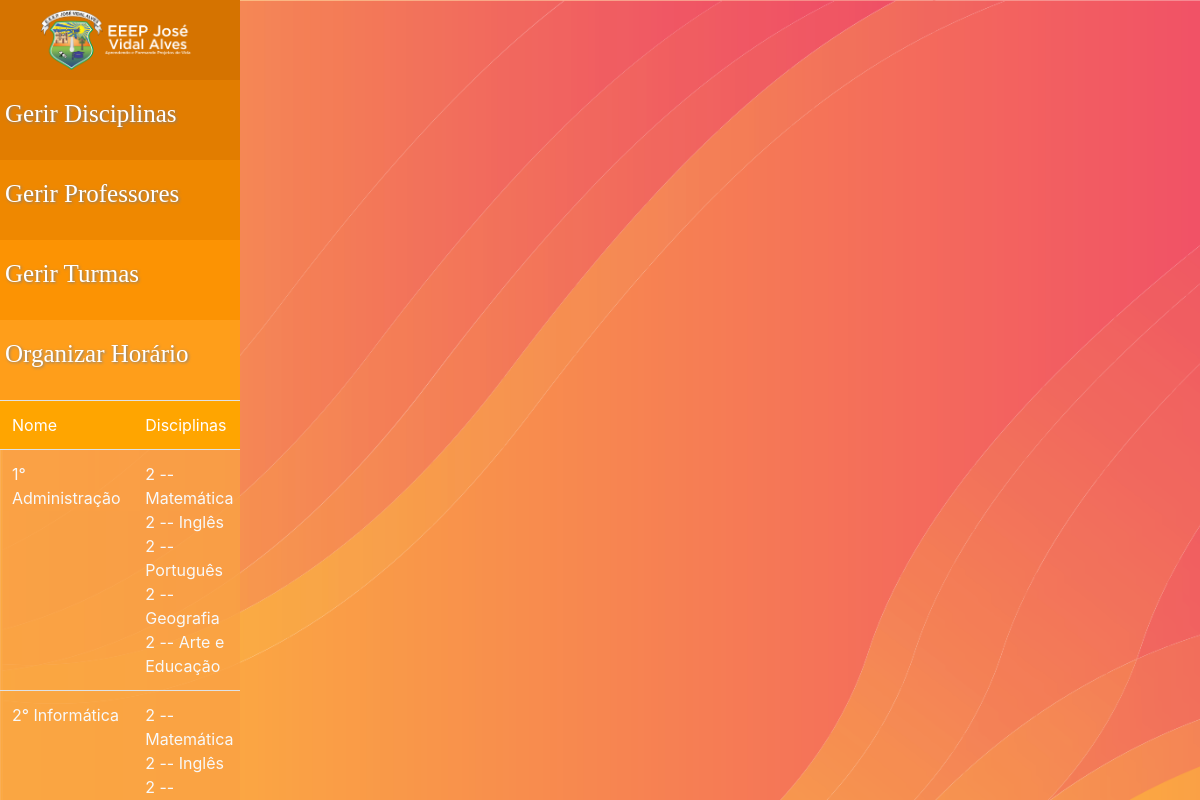
The page /horario/menuu.php (signed in) on the database its author committed.
### tables this page shows
CREATE TABLE `tb_turmas` (
  `idtb_turmas` int(3) UNSIGNED NOT NULL,
  `tur_nome` varchar(30) DEFAULT NULL
);

### horario/menuu.php (the view, shortened to what this page needs)
<!DOCTYPE html>
<html>
<head>
  <?php
    require 'PHP/import.php';
  ?>
</head>
<body>
  <div id="barra">
    <ul class="pad0">
      <li id="menulogo"><img src="imagens/logobranca.png" id="imgmenu"></li>
      <li id="menu1" class="menu"><a href="disciplinas.php">Gerir Disciplinas</a></li>
      <li id="menu2" class="menu"><a href="professores.php">Gerir Professores</a></li>
      <li id="menu3" class="menu"><a href="turmas.php">Gerir Turmas</a></li>
      <li id="menu4" class="menu"><a href="organizar.php">Organizar Horário</a></li>
      <li>
        <div class="alturadasdisc">
            <table class="table text-light">
              <tr class="trhead">
                <td>Nome</td>
                <td>Disciplinas</td>
              </tr>
              <?php
                $sql = "SELECT * FROM tb_turmas";
                $query = mysqli_query($conn, $sql);
                while ($row = mysqli_fetch_assoc($query)) {
                  $idturma= $row['idtb_turmas'];
                  echo "<tr>";
                  echo "<td>";
                  echo $row['tur_nome'];
                  echo "</td>";
                  echo "<td>";
                  $sql4 ="SELECT dis_nome, qntd from tb_disciplinas Inner Join tb_disciplinas_has_tb_turmas on iddisciplinas = tb_disciplinas_iddisciplinas where tb_turmas_idtb_turmas = $idturma";
                  $result4 = mysqli_query($conn,$sql4);
                  while ($row4 = mysqli_fetch_assoc($result4)) {
                    echo $row4['qntd'];
                    echo "\t -- \t";
                    echo $row4['dis_nome'];
                    echo "<br>";
                  }
                  echo "</td>";
                  echo "</tr>";
                }
              ?>
            </table>
        </div>
      </li>
    </ul>
  </div>
</body>
</html>

### horario/CSS/estilo.css (style rules this page uses)
body { background-image:url('../imagens/backgroundTelaIncial.png'); background-size: 210vh 120vh; }
#barra { padding: 0px!important; background-color: rgba(250,162,68,0.8); width: 30vh; height: 200vh; text-decoration: none; position: fixed!important; color:#fff; }
.pad0 { padding: 0px!important; list-style-type: none; }
.menu { width: 30vh; padding-left: 5px; padding-top: 15px; font-family: Montserrat; font-size: 25px; height: 80px; transition-duration: 0.3s; text-shadow: 1px 1px 3px gray; }
#menulogo { background-color: #d57300; }
#menu1 { background-color: #e27d00; }
#menu2 { background-color: #ef8800; }
#menu3 { background-color: #fc9303; }
#menu4 { background-color: #ff9e1a; }
#imgmenu { padding-top: 10px; padding-bottom: 10px; height: 80px; width: auto; padding-left: 5vh; }
.trhead { color: white; background-color: orange; }
a { text-decoration: none!important; color: inherit!important; }
.alturadasdisc { height: 50vh!important; overflow: auto; }

### rows shown on the page
tb_turmas: tur_nome "1° Administração", qntd "2", dis_nome "Matemática", dis_nome "Inglês", dis_nome "Português", dis_nome "Geografia", dis_nome "Arte e Educação"
tb_turmas: tur_nome "2° Informática", qntd "2", dis_nome "Matemática", dis_nome "Inglês"
